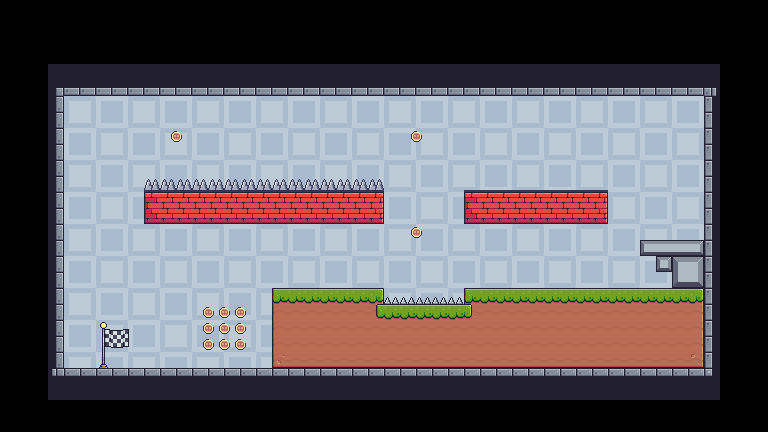

The image is a tile-based game level rendered from a .tmx file. Its description and source (layers, tilesets, objects; grid data summarised) follow:
An orthogonal 48x27 tile map with 16x16 px tiles, 7 tile layers (background, platforms, static_spikes, non_active_spikes, ...), 6 tilesets and 13 objects.

<map version="1.9" tiledversion="1.9.1" orientation="orthogonal" renderorder="left-up" width="48" height="27" tilewidth="16" tileheight="16" infinite="0" nextlayerid="11" nextobjectid="14">
 <tileset firstgid="1" source="Terrain.tsx" />
 <tileset firstgid="243" source="static_spikes.tsx" />
 <tileset firstgid="244" source="spikes.tsx" />
 <tileset firstgid="248" source="coin.tsx" />
 <tileset firstgid="249" source="end_point.tsx" />
 <tileset firstgid="259" source="Backgrounds.tsx" />
 <layer id="1" name="background" width="48" height="27" locked="1">
  <data>[1296 cells, 50 non-empty, 1 distinct tile ids]</data>
 </layer>
 <layer id="2" name="platforms" width="48" height="27" locked="1">
  <data>[1296 cells, 389 non-empty, 34 distinct tile ids]</data>
 </layer>
 <layer id="4" name="static_spikes" width="48" height="27" locked="1">
  <properties>
   <property name="rotation" type="float" value="0" />
  </properties>
  <data>[1296 cells, 5 non-empty, 1 distinct tile ids]</data>
 </layer>
 <layer id="6" name="non_active_spikes" width="48" height="27" locked="1">
  <properties>
   <property name="rotation" type="float" value="0" />
  </properties>
  <data>[1296 cells, 9 non-empty, 1 distinct tile ids]</data>
 </layer>
 <layer id="5" name="active_spikes" width="48" height="27" locked="1">
  <properties>
   <property name="rotation" type="float" value="0" />
  </properties>
  <data>[1296 cells, 15 non-empty, 1 distinct tile ids]</data>
 </layer>
 <layer id="3" name="coins" width="48" height="27" locked="1">
  <data>[1296 cells, 12 non-empty, 1 distinct tile ids]</data>
 </layer>
 <layer id="7" name="end_point" width="48" height="27" locked="1">
  <data>[1296 cells, 1 non-empty, 1 distinct tile ids]</data>
 </layer>
 <objectgroup id="9" name="collided_objects" locked="1">
  <object id="1" x="144" y="192" width="240" height="32" />
  <object id="2" x="464" y="192" width="144" height="32" />
  <object id="3" x="640" y="240" width="64" height="16" />
  <object id="4" x="656" y="256" width="16" height="16" />
  <object id="5" x="672" y="256" width="32" height="32" />
  <object id="6" x="272" y="288" width="112" height="80" />
  <object id="13" x="384" y="304" width="80" height="64" />
  <object id="12" x="464" y="288" width="240" height="80" />
  <object id="7" x="64" y="64" width="640" height="32" />
  <object id="8" x="704" y="96" width="32" height="272" />
  <object id="9" x="32" y="96" width="32" height="272" />
  <object id="10" x="64" y="368" width="640" height="32" />
 </objectgroup>
 <objectgroup id="10" name="player" locked="1">
  <object id="11" x="336" y="240" />
 </objectgroup>
</map>
